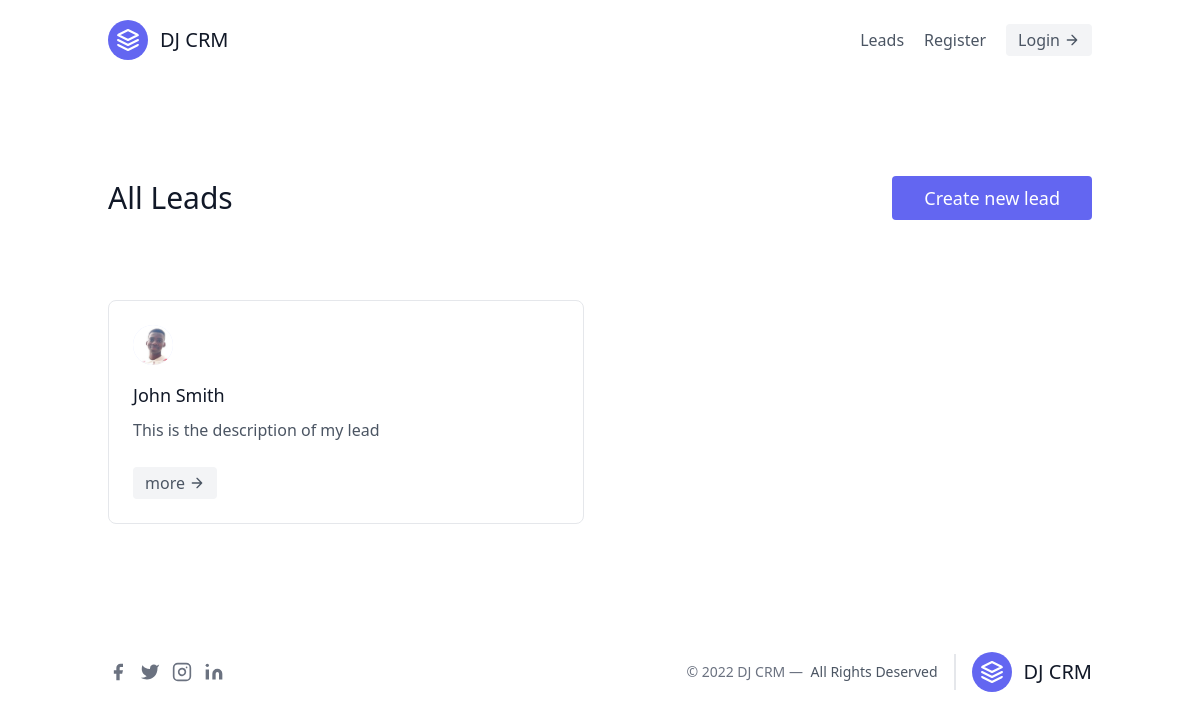
Page /leads/ on the earlier database version.
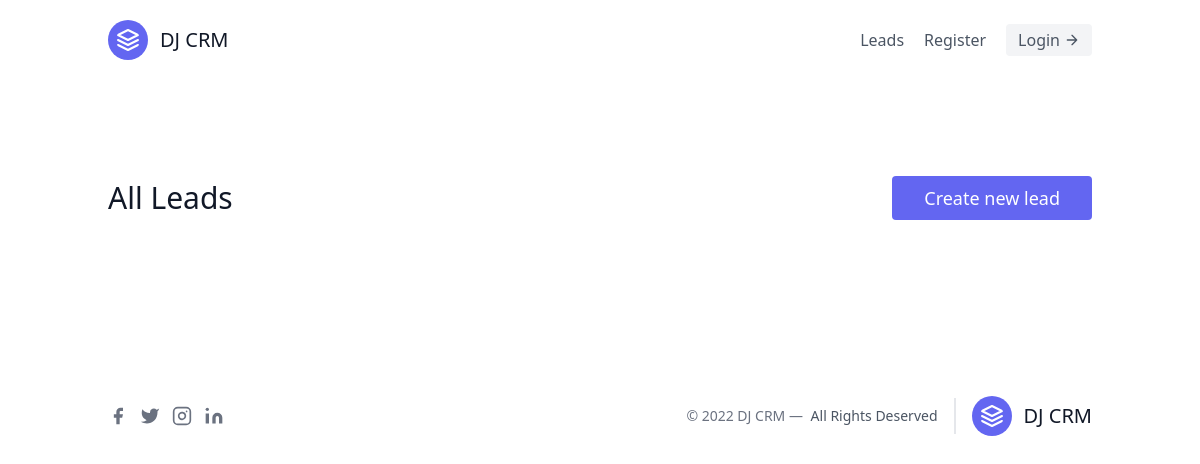
Same page on the later database version.
### leads/models.py (models this page shows)
class Lead(models.Model):
    first_name = models.CharField(max_length=20)
    last_name = models.CharField(max_length=20)
    age = models.IntegerField(default=0)
    description = models.TextField(max_length=200,null=True, blank=True)
    image = models.ImageField()
    created_at = models.DateTimeField(auto_now_add=True)
    updated_at = models.DateTimeField(auto_now=True)
    agent = models.ForeignKey("Agent", on_delete=models.CASCADE, null=True)
    class Meta:
        ordering = ['-updated_at']
    def __str__(self) -> str:
        return self.first_name + " " + self.last_name

### leads/views.py (the view)
# urls.py: path('', LeadListView.as_view(), name="index"),
class LeadListView(ListView):
    template_name = "leads/lead_list.html"
    queryset = Lead.objects.all() # context['object_list']
    context_object_name = "leads"

### leads/templates/leads/lead_list.html (shortened to what this page needs)
{% extends 'main.html' %}
{% block content %}
<section class="text-gray-600 body-font">
  <div class="container px-5 py-24 mx-auto">
    <div class="flex flex-wrap justify-between w-full mb-20 flex-row items-center text-center">
      <h1 class="sm:text-3xl text-2xl font-medium title-font  text-gray-900">All Leads</h1>
      <button class="flex text-white bg-indigo-500 border-0 py-2 px-8 focus:outline-none hover:bg-indigo-600 rounded text-lg"><a href="{% url 'leads:create' %}">Create new lead</a></button>
    </div>
    <div class="flex flex-wrap -m-4">
      {% for lead in leads %}
      <div class="w-full xl:w-1/3 md:w-1/2 p-4">
        <div class="border border-gray-200 p-6 rounded-lg">
          <div class="w-10 h-10 inline-flex items-center justify-center rounded-full bg-indigo-100 text-indigo-500 mb-4">
            <img src="{{lead.image.url}}" class="w-10 h-10 rounded-full" alt="{{lead}}"/>
          </div>
          <h2 class="text-lg text-gray-900 font-medium title-font mb-2">{{lead}}</h2>
          <p class="leading-relaxed text-base">{{lead.description}}</p>
          <button class="flex items-center bg-gray-100 border-0 py-1 px-3 focus:outline-none hover:bg-gray-200 rounded text-base mt-4 md:mt-6"> <a href="{% url 'leads:detail' lead.id %}">more</a>
        <svg fill="none" stroke="currentColor" stroke-linecap="round" stroke-linejoin="round" stroke-width="2" class="w-4 h-4 ml-1" viewBox="0 0 24 24">
          <path d="M5 12h14M12 5l7 7-7 7"></path>
        </svg>
      </button>
        </div>
      </div>
      {% endfor %}
    </div>
  </div>
</section>
{% endblock %}

Differences in the rows shown:
removed Lead: image (picture), first_name+last_name "John Smith", description "This is the description of my lead"
